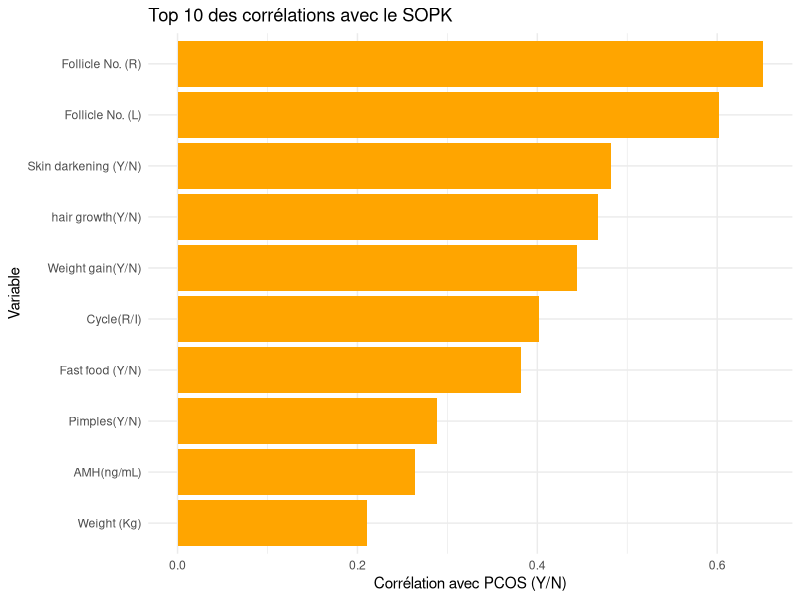
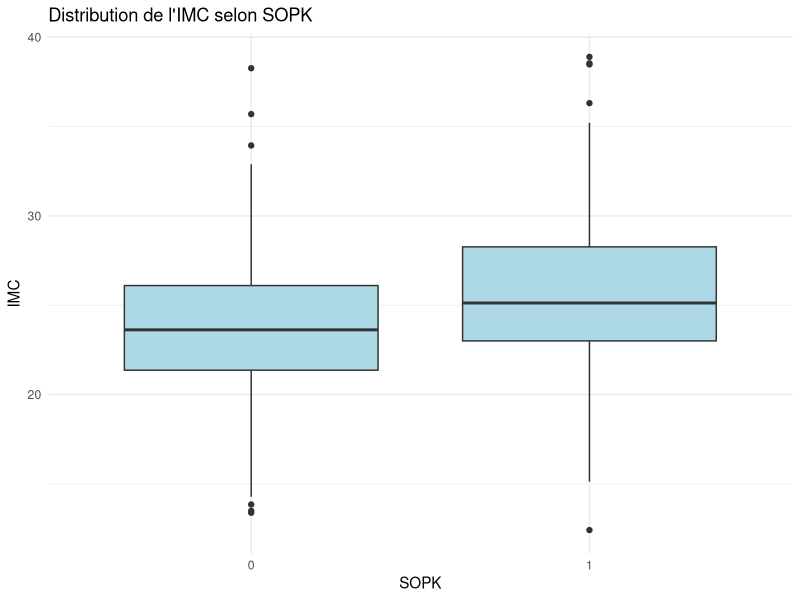
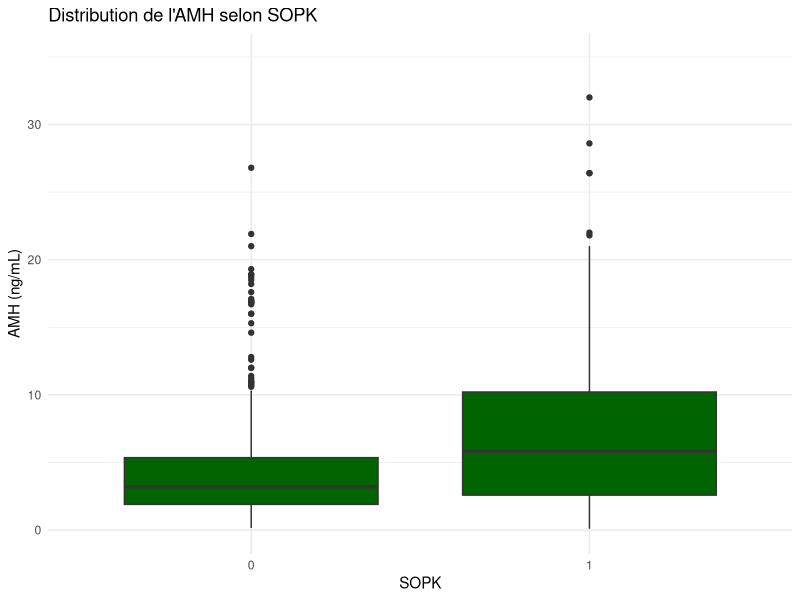
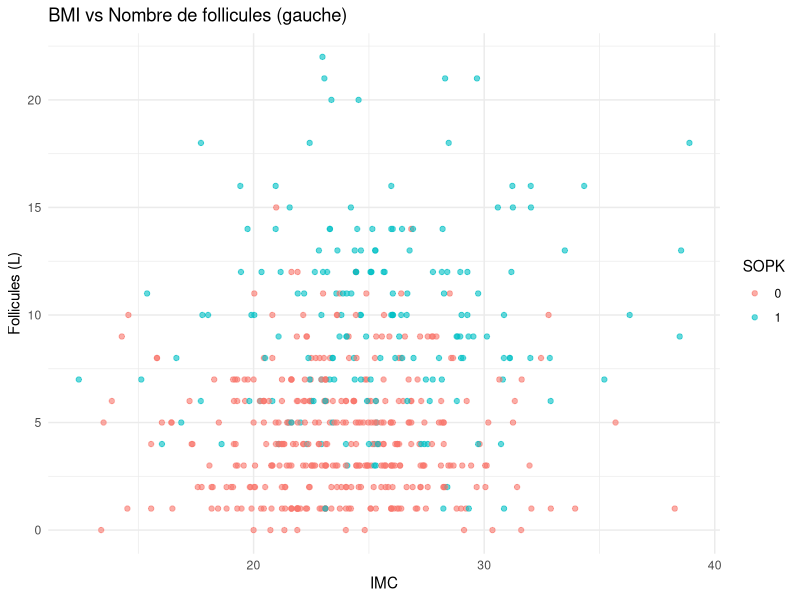
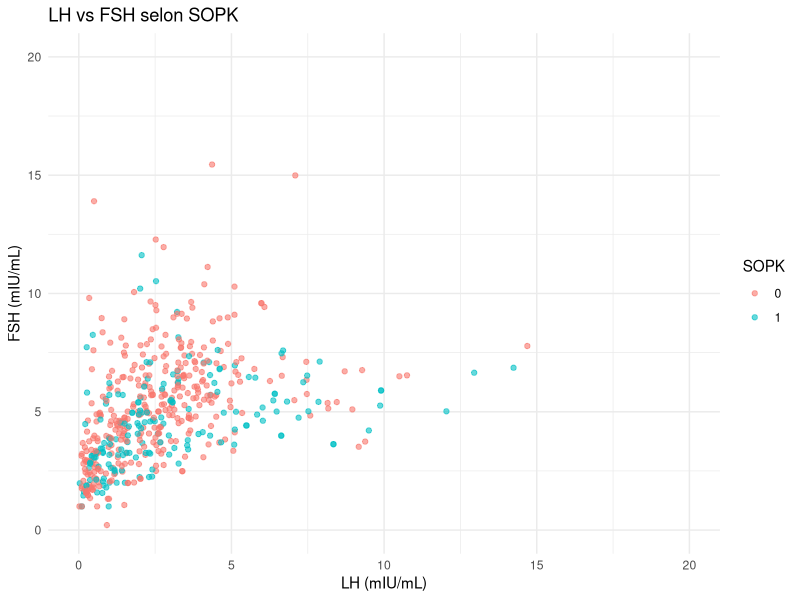

Generate these figures, in order, with R:
# Analyse statistique comparative entre SOPK et non SOPK

library(readxl)
library(dplyr)
library(ggplot2)
library(car)

# Importer les données nettoyées
donnees_sopk <- read_excel("data/PCOS_data_without_infertility.xlsx")
donnees_sopk <- na.omit(donnees_sopk)
donnees_sopk$`II    beta-HCG(mIU/mL)` <- as.numeric(donnees_sopk$`II    beta-HCG(mIU/mL)`)
donnees_sopk$`AMH(ng/mL)` <- as.numeric(donnees_sopk$`AMH(ng/mL)`)

# Rendre la variable PCOS numérique
donnees_sopk$`PCOS (Y/N)` <- as.numeric(as.character(donnees_sopk$`PCOS (Y/N)`))

# Sélectionner les variables numériques sans les identifiants
donnees_numeriques <- donnees_sopk %>%
  select(-`Sl. No`, -`Patient File No.`) %>%
  select(where(is.numeric))

# Calculer la corrélation avec SOPK pour toutes les variables
correlations <- sapply(donnees_numeriques, function(var) {
  if (all(is.na(var))) return(NA)
  cor(donnees_sopk$`PCOS (Y/N)`, var, use = "complete.obs")
})

# Créer un dataframe
cor_df <- data.frame(
  Variable = names(correlations),
  Correlation = correlations
)

# Exclure PCOS et trier par ordre décroissant
cor_df <- cor_df[cor_df$Variable != "PCOS (Y/N)", ]
cor_df <- cor_df[order(abs(cor_df$Correlation), decreasing = TRUE), ]

# Afficher les 10 variables les plus corrélées
head(cor_df, 10)

# Afficher le graphique
top_vars <- head(cor_df, 10)
ggplot(top_vars, aes(x = reorder(Variable, Correlation), y = Correlation)) +
  geom_bar(stat = "identity", fill = "orange") +
  coord_flip() +
  labs(
    title = "Top 10 des corrélations avec le SOPK",
    x = "Variable",
    y = "Corrélation avec PCOS (Y/N)"
  ) +
  theme_minimal()

# Tests du Khi2
vars_qualitatives <- c(
  "Weight gain(Y/N)",
  "Fast food (Y/N)",
  "Skin darkening (Y/N)",
  "hair growth(Y/N)",
  "Pimples(Y/N)"
)

for (var in vars_qualitatives) {
  cat("\nTest du khi² :", var, "vs SOPK\n")
  table_var <- table(donnees_sopk[[var]], donnees_sopk$`PCOS (Y/N)`)
  print(chisq.test(table_var))
}

# Tester sur les résidus de chaque groupe pour BMI et AMH
# Groupe non PCOS
shapiro.test(donnees_sopk$BMI[donnees_sopk$`PCOS (Y/N)` == 0])
shapiro.test(donnees_sopk$`AMH(ng/mL)`[donnees_sopk$`PCOS (Y/N)` == 0])

#Groupe PCOS
shapiro.test(donnees_sopk$BMI[donnees_sopk$`PCOS (Y/N)` == 1])
shapiro.test(donnees_sopk$`AMH(ng/mL)`[donnees_sopk$`PCOS (Y/N)` == 1])

# Homogénéité des variances
leveneTest(BMI ~ factor(`PCOS (Y/N)`), data = donnees_sopk)
leveneTest(`AMH(ng/mL)` ~ factor(`PCOS (Y/N)`), data = donnees_sopk)

# Boîtes à moustaches
ggplot(donnees_sopk, aes(x = factor(`PCOS (Y/N)`), y = BMI)) +
  geom_boxplot(fill = "lightblue") +
  labs(title = "Distribution de l'IMC selon SOPK", x = "SOPK", y = "IMC") +
  theme_minimal()

summary(donnees_sopk$`AMH(ng/mL)`)
ggplot(donnees_sopk, aes(x = factor(`PCOS (Y/N)`), y = `AMH(ng/mL)`)) +
  geom_boxplot(fill = "darkgreen") +
  coord_cartesian(ylim = c(0, 35)) +
  labs(title = "Distribution de l'AMH selon SOPK",
       x = "SOPK", y = "AMH (ng/mL)") +
  theme_minimal()

# Diagrammes de dispersion
summary(donnees_sopk$`LH(mIU/mL)`)
summary(donnees_sopk$`FSH(mIU/mL)`)

ggplot(donnees_sopk, aes(x = BMI, y = `Follicle No. (L)`, color = factor(`PCOS (Y/N)`))) +
  geom_point(alpha = 0.6) +
  labs(title = "BMI vs Nombre de follicules (gauche)", x = "IMC", y = "Follicules (L)", color = "SOPK") +
  theme_minimal()

ggplot(donnees_sopk, aes(x = `LH(mIU/mL)`, y = `FSH(mIU/mL)`, color = factor(`PCOS (Y/N)`))) +
  geom_point(alpha = 0.6) +
  labs(title = "LH vs FSH selon SOPK", x = "LH (mIU/mL)", y = "FSH (mIU/mL)", color = "SOPK") +
  coord_cartesian(xlim = c(0, 20), ylim = c(0, 20)) + # j'ai ajusté pour pouvoir visualiser l'ensemble principal
  theme_minimal()

# Tests T
vars <- c("BMI", "Weight (Kg)", "AMH(ng/mL)", "Follicle No. (L)", "Follicle No. (R)")
for (v in vars) {
  print(v)
  print(t.test(donnees_sopk[[v]] ~ donnees_sopk$`PCOS (Y/N)`))
}
